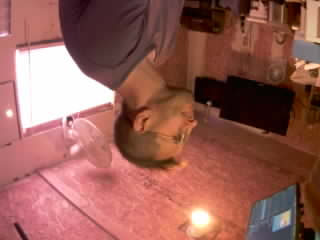
#> input picture tests/fixtures/vision-bench-2026-09-16/baseline_still/001.jpg, 320 x 240 px; its folder holds 3 pictures in this run
$ python classify.py ../../tests/fixtures/vision-bench-2026-09-16/baseline_still/000.jpg
#> lines starting #> are read from the running program, lines starting #| are printed output that depends on the picture
#!/usr/bin/env python3
"""Three-way frame classifier, and the regression check for its thresholds.

    python scripts/vision/classify.py              # report
    python scripts/vision/classify.py --check      # exit 1 if the numbers moved
    python scripts/vision/classify.py --scores     # per-pair scores, for the Rust port

Runs against `tests/fixtures/vision-bench-2026-09-16/`, 148 frames captured from
node `obc-esp32-s3-4b95f8` (LILYGO T-CameraPlus-S3 V1.1, OV5640) on 2026-09-16.

# Why this exists

The plan was a frame-difference score, and the obvious one does not work. Three
things in the same room produce a large whole-frame delta and only one of them
is a detection:

  * a lamp switching on  -- every pixel changes, nothing moved
  * the camera nudged    -- every pixel changes, the world is identical
  * a person walking in  -- the real event

A naive `mean|f - prev|` scores all three alike, and on this bench the first two
are the common case. A detector tuned without them reports a night of activity
that was one light switch -- the same alarm-fatigue failure the mesh escalations
already hit, arriving in the vision tier.

# What was measured, and what was refuted

Two illumination-normalising scores were proposed on physics and BOTH lost:

  norm   subtract each frame's mean      raw p50 7.65 -> norm p50 7.99. No help.
                                         Mean-subtraction cancels a uniform
                                         ADDITIVE shift; a lamp is a
                                         multiplicative gain landing unevenly,
                                         so there was nothing to cancel.
  gain   divide by each frame's mean     WORSE than doing nothing: 2.4x the
                                         quiet floor vs raw's 2.1x, and its
                                         fraction variant 3.6x. It amplified
                                         the thing it was meant to remove.

The winner was not proposed in advance: `frac` (how MANY pixels changed) for
presence, and `edge` (did STRUCTURE change) for what changed. Localisation and
structure, not brightness arithmetic.

# The floor

Baseline, 28 deltas of an empty bench, after discarding frame 000:

    raw   mean  2.62  p95  3.66  max  4.61
    edge  mean  2.49  p95  3.08  max  3.40
    frac  mean 0.041  p95 0.068  max 0.083

Frame 000 is discarded on purpose and it is a finding, not tidying: it read
brightness 62.9 against a steady 108.7-111.0, `raw` 80.6, 87% of pixels changed.
That is auto-exposure converging after the port-open reset. A detector armed at
boot calls it a major event every single boot, so the node must withhold
judgement until brightness settles and SAY it is warming up.

# Peaks, per labelled set

                     raw    frac    edge
    baseline         4.6   0.083     3.4
    light_change    14.7   0.309     3.3    <- edge at the floor: suppressed
    person          66.3   0.943     7.7
    camera_nudge   101.4   0.966    13.1

`frac` cannot separate person from nudge (0.943 vs 0.966). `edge` can, because a
lighting change leaves structure alone while a nudge moves every edge at once.

# Honest limits

148 frames, one bench, one afternoon, one lighting setup, one sensor. This is a
FIXTURE, not a validation. The thresholds below are measured, which beats tuned,
and they are still three numbers chosen to fit four recordings.

Known misclassifications, kept in the expected counts rather than smoothed away:

  * 3 `person` frames land in `light` (edge 4.02-4.19, just under the boundary).
    Under-reporting.
  * 2 `camera_nudge` frames land in `motion` at deltas 0 and 2 -- BEFORE the
    nudge at delta 3. Almost certainly a hand entering frame to reach the
    camera, in which case they are true motion and the SET LABEL is what is
    wrong. Not provable from these numbers, so it is recorded as an open
    question rather than excused.
  * `camera_nudge/024.jpg` scores edge 4.199912 against EDGE_LIGHT = 4.20:
    0.00009 inside `light`. Decoded by zune-jpeg instead of Pillow's libjpeg
    it scores 4.200503 and lands in `motion`. One of the counts above
    therefore depends on the JPEG library at the fourth decimal (found
    2026-10-13 porting this to Rust). The threshold sits in the noise of the
    decoder for at least one recorded frame; a node classifying sensor
    greyscale will have its own noise, which is one more reason its
    thresholds need their own measurement.

# The Rust port

`crates/obc-vision/src/motion.rs`, held to this fixture in CI by
`crates/obc-vision/tests/motion_fixture.rs`. Because of the decoder point
above, CI does not compare counts after decoding: `--scores` writes this
script's per-pair scores to `scores.txt` in the fixture, the Rust rule must
reproduce EXPECTED from those exactly, and Rust's own decode-and-score must
land within a small tolerance of them. Regenerate `scores.txt` only with an
explanation, as for EXPECTED.
"""

import os
import sys

import numpy as np
from PIL import Image

HERE = os.path.dirname(os.path.abspath(__file__))
ROOT = os.environ.get(
    "OBC_VISION_FIXTURE",
    os.path.join(HERE, "..", "..", "tests", "fixtures", "vision-bench-2026-09-16"),
)

# Thresholds, from the measured distributions above.
FRAC_HI = 0.35      # above light_change's max (0.309), well under person's p50 (0.652)
EDGE_LIGHT = 4.20   # above baseline max (3.40) and light_change max (3.28)
EDGE_NUDGE = 9.00   # between person max (7.66) and camera_nudge max (13.11)
PIXEL_EPS = 12.0    # grey levels

# What the fixture produced when the thresholds were set. A change here is a
# real change in behaviour and wants an explanation, not an update.
EXPECTED = {
    "baseline_still": {"quiet": 28, "light": 0, "motion": 0, "nudge": 0},
    "light_change": {"quiet": 38, "light": 0, "motion": 0, "nudge": 0},
    "person": {"quiet": 15, "light": 3, "motion": 20, "nudge": 0},
    "camera_nudge": {"quiet": 26, "light": 2, "motion": 2, "nudge": 8},
}
CLASSES = ["quiet", "light", "motion", "nudge"]


def load(path):
    with Image.open(path) as im:
#> im is the input picture: PIL image 320x240 RGB; mean R, G, B 150.3, 94.4, 85.8
        return np.asarray(im.convert("L"), dtype=np.float32)
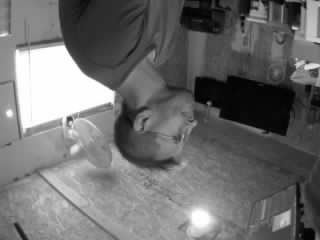
#> returned value: shape (240, 320) float32; min 1, max 255, mean 110.2


def grad(a):
    gy = np.zeros_like(a)
    gx = np.zeros_like(a)
    gy[1:-1, :] = a[2:, :] - a[:-2, :]
    gx[:, 1:-1] = a[:, 2:] - a[:, :-2]
    return np.hypot(gx, gy)


def classify(prev, cur):
    """(class, frac, edge) for one frame pair. The whole rule is these 6 lines."""
    frac = float((np.abs(cur - prev) > PIXEL_EPS).mean())
    edge = float(np.abs(grad(cur) - grad(prev)).mean())
    if frac <= FRAC_HI:
        return "quiet", frac, edge
    if edge <= EDGE_LIGHT:
        return "light", frac, edge
    if edge >= EDGE_NUDGE:
        return "nudge", frac, edge
    return "motion", frac, edge


def counts_for(label):
    d = os.path.join(ROOT, label)
    files = sorted(f for f in os.listdir(d) if f.endswith(".jpg"))[1:]  # AE warm-up
    frames = [load(os.path.join(d, f)) for f in files]
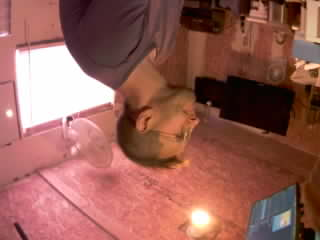
#> input picture tests/fixtures/vision-bench-2026-09-16/baseline_still/002.jpg, 320 x 240 px
#> in load, im is the input picture: PIL image 320x240 RGB; mean R, G, B 150.6, 95, 85.7
    counts = dict.fromkeys(CLASSES, 0)
    for p, c in zip(frames, frames[1:]):
        counts[classify(p, c)[0]] += 1
#> this loop made 1 pass
#> (frac in classify, edge in classify) on pass 1: (0.0355, 2.44)
#> after the loop, counts = {'quiet': 1, 'light': 0, 'motion': 0, 'nudge': 0}
    return counts


def scores():
    """One line per frame pair: `label file class frac edge`."""
    for label in EXPECTED:
        d = os.path.join(ROOT, label)
        files = sorted(f for f in os.listdir(d) if f.endswith(".jpg"))[1:]
        frames = [load(os.path.join(d, f)) for f in files]
        for name, p, c in zip(files[1:], frames, frames[1:]):
            cls, frac, edge = classify(p, c)
            print(f"{label} {name} {cls} {frac:.6f} {edge:.6f}")


def main():
    check = "--check" in sys.argv
    if not os.path.isdir(ROOT):
        print(f"fixture not found: {ROOT}")
        return 2
    if "--scores" in sys.argv:
        scores()
        return 0

    print(f"  FRAC_HI={FRAC_HI}  EDGE_LIGHT={EDGE_LIGHT}  EDGE_NUDGE={EDGE_NUDGE}\n")
    print("  " + "set".ljust(16) + "".join(c.rjust(9) for c in CLASSES))
    failures = []
    for label, expected in EXPECTED.items():
        got = counts_for(label)
#> got = {'quiet': 1, 'light': 0, 'motion': 0, 'nudge': 0}
        row = "  " + label.ljust(16) + "".join(str(got[c]).rjust(9) for c in CLASSES)
        if got != expected:
            row += "   != expected " + str(expected)
            failures.append((label, expected, got))
        print(row)
#|   baseline_still          1        0        0        0   != expected {'quiet': 28, 'light': 0, 'motion': 0, 'nudge': 0}

    # The property that matters most, stated as its own assertion: a quiet room
    # and a lighting change must produce NO detections. Everything else is
    # tuning; this is the reason the detector exists.
    quiet_sets = ("baseline_still", "light_change")
    for label in quiet_sets:
        got = counts_for(label)
        loud = got["motion"] + got["nudge"]
        if loud:
            failures.append((label, "no detections", f"{loud} detections"))
            print(f"\n  FALSE POSITIVE: {label} produced {loud} detection(s)")

    if check and failures:
        print(f"\n  FAILED: {len(failures)} regression(s)")
        for label, exp, got in failures:
            print(f"    {label}: expected {exp}, got {got}")
        return 1
    if check:
        print("\n  ok: classifier matches the recorded fixture")
    return 0


if __name__ == "__main__":
#> (the run stopped early here; a loop or call above may not have finished)
